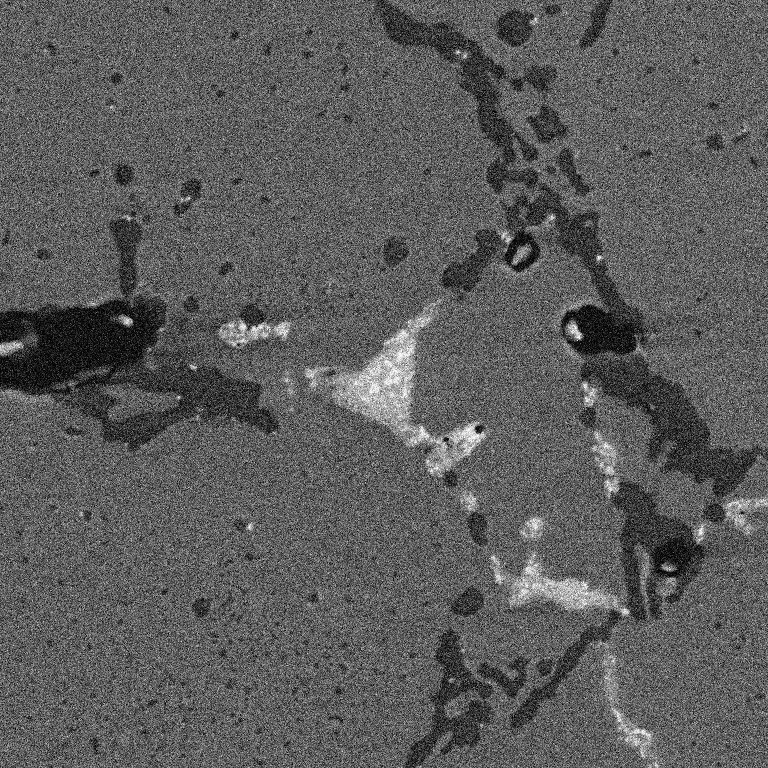
#> input picture img/im_ex_15.jpg, 768 x 768 px
$ jupyter execute aula_segmentacao_por_intesidade.ipynb   (older library calls are emulated)
#> lines starting #> are read from the running program, lines starting #| are printed output that depends on the picture; after the words box and inside, x2 and y2 are one past the last pixel; in counts of white or black regions, pixels touching at a corner belong together; long printed decimals are rounded
# Thresholding e segmentação por intensidade
## *Leonardo Sales Araujo*
### *PEMM/COPPE - Universidade Federal do Rio de Janeiro*

### A primeira parte consiste em carregar os módulos necessários

[cell 1]
#carrega os módulos necessários ao código
import cv2
import numpy as np
import matplotlib.pyplot as plt
import matplotlib.image as img

from skimage.restoration import denoise_nl_means,estimate_sigma,denoise_bilateral,denoise_wavelet,denoise_tv_chambolle
from skimage.morphology import disk

from skimage import color,img_as_float,img_as_ubyte,data,measure,filters,io,metrics,util

### Carrega-se a imagem original e a apresenta

[cell 2]
#carrega a imagem do subdiretorio "img" e a transforma em float (variando entre 0 e 1)
#essa etapa será necessária para estimar o desvio padrão do ruído
imagem = img_as_float(io.imread('img/im_ex_15.jpg'))
#> imagem: shape (768, 768) float64; min 0, max 1, mean 0.362

#mostra a figura original
plt.figure(1, figsize=(6,6),dpi=150)
plt.title('Imagem original')
plt.imshow(imagem, cmap='gray')
#plt.xlim(3600,3800)
#plt.ylim(1800,2000)
plt.minorticks_on()
#plt.grid(alpha=0.95,linestyle='-')
plt.colorbar(shrink=0.83)
plt.show()

### Primeiro deve-se estimar o desvio padrão do ruido, considerando-o Gaussiano.

https://pt.wikipedia.org/wiki/Ru%C3%ADdo_gaussiano

estimate_sigma:
https://scikit-image.org/docs/dev/api/skimage.restoration.html#skimage.restoration.estimate_sigma

[cell 3]
#estimando o desvio padrão do ruído gaussiano
sigma_est = np.mean(estimate_sigma(imagem,multichannel=False)) #se fosse ruído colorido, multichannel=True
#> sigma_est = 0.121

#mostra o valor estimado de sigma
print(f'Estimativa do desvio padrão do ruído: {round(sigma_est,(5))}')
#| Estimativa do desvio padrão do ruído: 0.1206

### Metodologias de atenunação do ruído

denoise_nl_means: https://scikit-image.org/docs/stable/api/skimage.restoration.html#skimage.restoration.denoise_nl_means

mediana: https://scikit-image.org/docs/stable/api/skimage.filters.html#skimage.filters.median

total variation: https://scikit-image.org/docs/dev/api/skimage.restoration.html#skimage.restoration.denoise_tv_chambolle

wavelet: https://scikit-image.org/docs/dev/api/skimage.restoration.html#skimage.restoration.denoise_wavelet

Bilateral: https://scikit-image.org/docs/dev/api/skimage.restoration.html#skimage.restoration.denoise_bilateral

[cell 4]
#média não local
patch_dnnm = dict(h=sigma_est, #distancia de Cut-off (níveis de cinza). Recomenda-se próximo ao valor de sigma
                patch_size=4, #região 5x5
                patch_distance=7, #área de busca 13 x 13
                fast_mode=True,
                multichannel=False)
#> patch_dnnm = {'h': 0.121, 'patch_size': 4, 'patch_distance': 7, 'fast_mode': True, 'multichannel': False}

corrigida_1 = denoise_nl_means(imagem,**patch_dnnm)
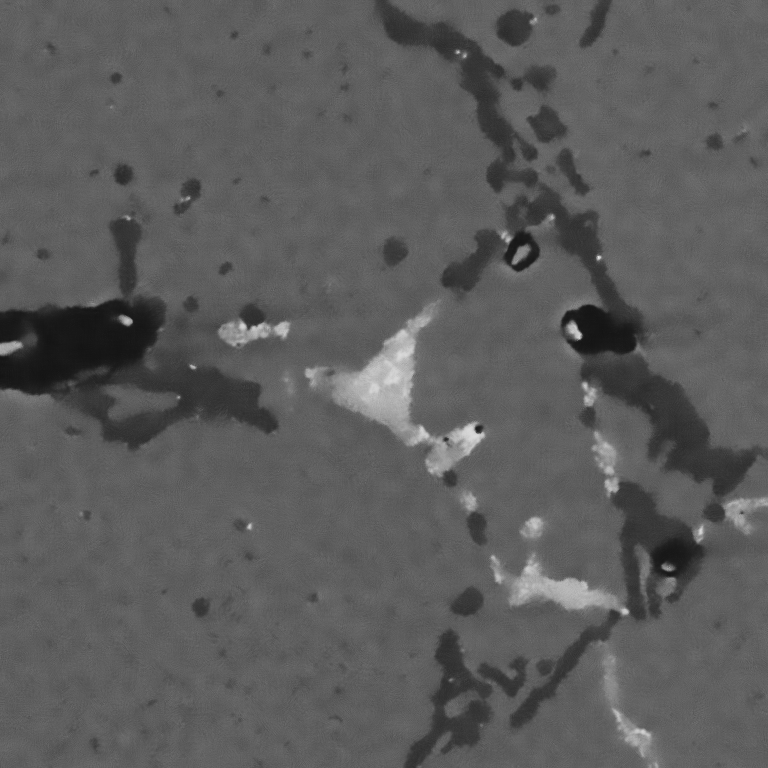
#> corrigida_1: shape (768, 768) float64; min 0.0773, max 0.904, mean 0.361

#gaussian blur
corrigida_2 = filters.gaussian(imagem,sigma=2)

#mediana
corrigida_3 = filters.median(imagem,disk(7)) #mediana com um disco de raio 7

#total variation
patch_tv = dict(weight = 0.3, #peso do filtro. Quanto maior, mais atenuação, ao custo da fidelidade
                n_iter_max = 200, #número máximo de iterações
                multichannel = False)

corrigida_4 = denoise_tv_chambolle(imagem,**patch_tv)

#wavelet
patch_wvl = dict(sigma=0.7*sigma_est,
                mode='soft', #define o tipo de denoising
                multichannel = False, rescale_sigma = True)
#> patch_wvl = {'sigma': 0.0845, 'mode': 'soft', 'multichannel': False, 'rescale_sigma': True}
corrigida_5 = denoise_wavelet(imagem,**patch_wvl)


#mostra as imagens
fig,axs=plt.subplots(3,2,figsize=(7, 10),dpi=150,sharex=True, sharey=True)
#imagem 1
axs[0,0].imshow(imagem,cmap='gray')
axs[0,0].set_title("Imagem original")
#imagem 2
axs[0,1].imshow(corrigida_1, cmap='gray')
axs[0,1].set_title("Média não local")
#imagem 3
axs[1,0].imshow(corrigida_2, cmap='gray')
axs[1,0].set_title("Gaussian Blur")
#imagem 4
axs[1,1].imshow(corrigida_3, cmap='gray')
axs[1,1].set_title("Mediana")
#imagem 5
axs[2,0].imshow(corrigida_4, cmap='gray')
axs[2,0].set_title("Total Variation")
#imagem 6
axs[2,1].imshow(corrigida_5, cmap='gray')
axs[2,1].set_title("Wavelet")

fig.tight_layout()

plt.show()

### Para o caso do histograma, primeiro será necessário transformar o arquivo de float para 8 bits. Após a escolha do melhor processo de remoção do ruído, serão apresentados os histogramas das imagens original e corrigida.

[cell 5]
#convertendo de float para 8bits
imagem_8b = img_as_ubyte(imagem)
#> imagem_8b is the input picture: shape (768, 768); min 0, max 255, mean 92.3
corrigida_1_8b = img_as_ubyte(corrigida_1)


#mostra os histogramas
fig,axs=plt.subplots(2,1,figsize=(7,6),dpi=150,sharex=True, sharey=False)
#imagem 1
axs[0].hist(imagem_8b.flat,bins=256,range=(0,255),color = 'blue')
axs[0].set_title("Histograma original")
#imagem 2
axs[1].hist(corrigida_1_8b.flat,bins=256,range=(0,255),color = 'orange')
axs[1].set_title("Média não local")

plt.xlim(-1, 257)
plt.show()
#> figure, not shown here; panel 2: tallest bar 46240 high, from x = 95.62 to 96.62

### No caso anterior, a contagem de pontos da matriz é muito superior às das outras morfologias. Portanto, é mais apropriado observar o log dos histogramas.

[cell 6]
#mostra os histogramas com escala y em log
fig,axs=plt.subplots(2,1,figsize=(7,7),dpi=150,sharex=True, sharey=False)
#imagem 1
axs[0].hist(imagem_8b.flat,bins=256,range=(0,255),color = 'blue')
axs[0].set_title("Histograma original")
axs[0].set_yscale('log')
#imagem 2
axs[1].hist(corrigida_1_8b.flat,bins=256,range=(0,255),color = 'orange')
axs[1].set_title("Média não local")
axs[1].set_yscale('log')

plt.xlim(-5, 260)
plt.show()
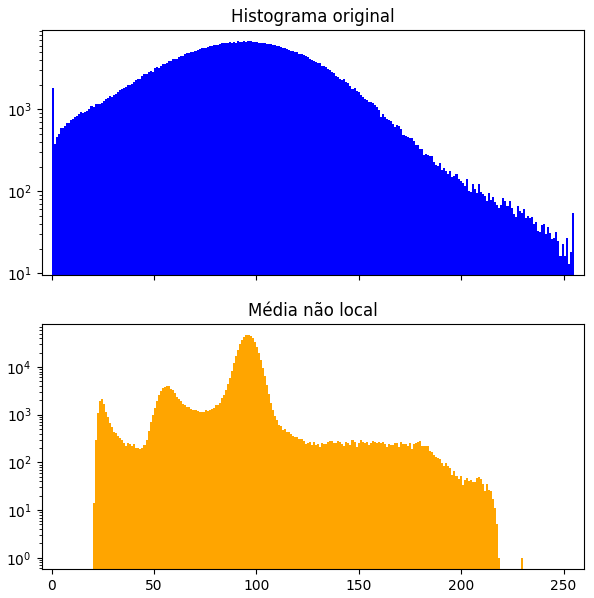
#> figure drawn by matplotlib, 2 panels; panel 2: tallest bar 46240 high, from x = 95.62 to 96.62

### Nota-se que, o caso da imagem corrigida, há regiões que não foram "ocupadas". Nesse sentido, as intensidades podem ser expandidas. Para isso vamos:

1. Determinar qual o menor valor e deslocar o histograma dessa quantidade, de forma que o mínimo se torne o novo zero.

2. Transformar proporcionalmente o histograma, de forma a que o valor máximo corresponda a 1 (ou 255 em 8 bits)

[cell 7]
#desloca os valores e corrige a curva
corrigida_1_aj1 = cv2.absdiff(corrigida_1,min(corrigida_1.flat))
corrigida_1_aj2 = cv2.divide(corrigida_1_aj1,max(corrigida_1_aj1.flat))

#transforma em 8-bits
corrigida_1_aj2_8b = img_as_ubyte(corrigida_1_aj2)

plt.figure(3, figsize=(7,7),dpi=150)
plt.title('Imagem corrigida')
plt.imshow(corrigida_1_aj2_8b, cmap='gray')
plt.minorticks_on()
plt.colorbar(shrink=0.83)

plt.figure(4, figsize=(7,4),dpi=150)
plt.hist(corrigida_1_aj2_8b.flat,bins=256,color = 'orange')
plt.title("Histograma da imagem corrigica")
plt.minorticks_on()
plt.grid(alpha=0.55,which='major',linestyle='--',color = 'black')
plt.grid(alpha=0.25,which='minor',linestyle=':',color = 'black')
plt.yscale('log')
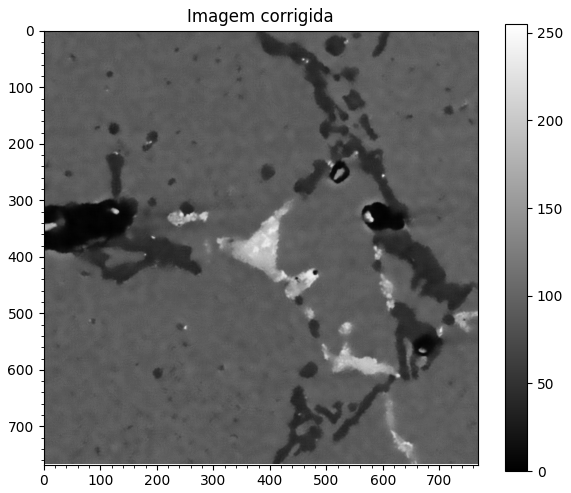
#> figure drawn by matplotlib, 2 panels
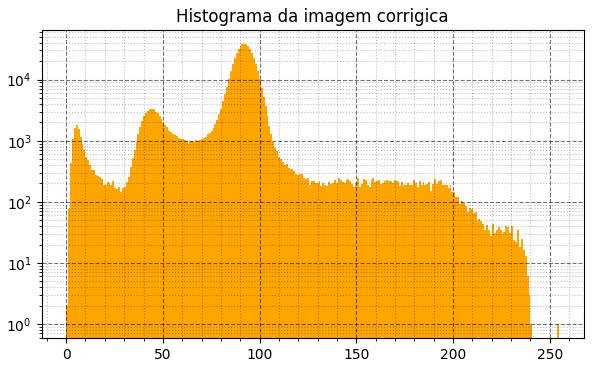
#> figure drawn by matplotlib, 1 panel; tallest bar 38281 high, from x = 91.64 to 92.64

### Plota as diferentes regiões para definir os valores de corte para segmentação

[cell 8]
#definine os segmentos e os pontos de corte baseados na análise do histograma
seg1 = (corrigida_1_aj2_8b <= 30)
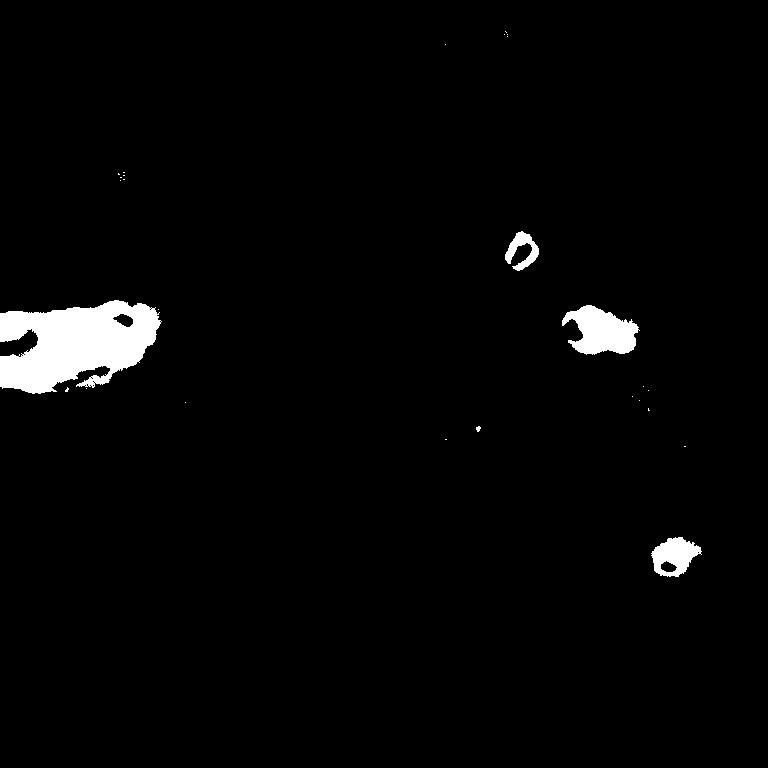
#> seg1: shape (768, 768) bool; 2.5% white; 27 white regions (22 under 20 px), largest, box (x1, y1, x2, y2) and area: (0, 300, 162, 394) 10216, (562, 305, 640, 355) 2456, (651, 537, 702, 577) 1232, (505, 231, 539, 271) 617, (476, 426, 481, 432) 21
seg2 = (corrigida_1_aj2_8b >30) & (corrigida_1_aj2_8b <=65)
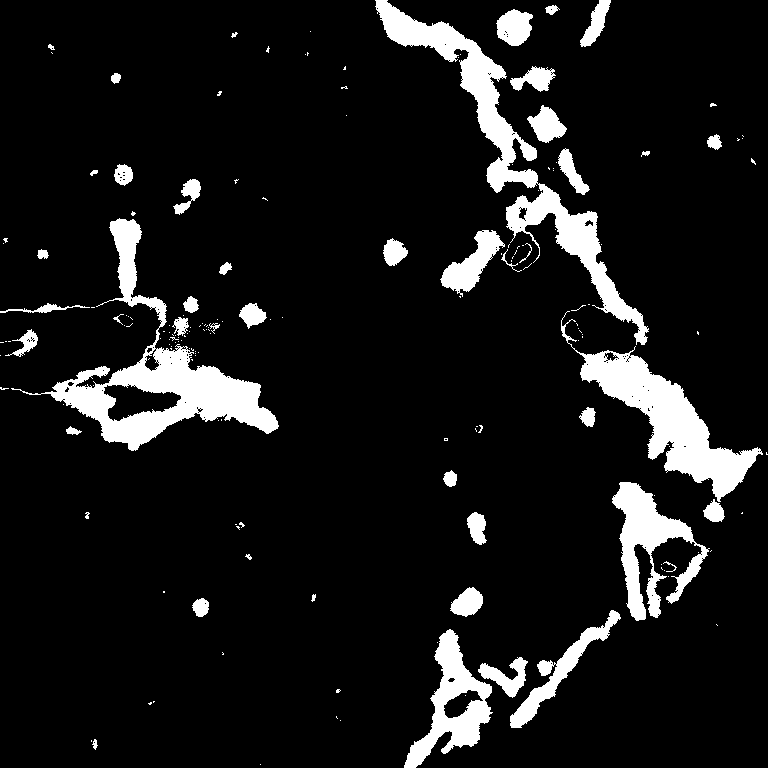
#> seg2: shape (768, 768) bool; 9.7% white; 178 white regions (132 under 20 px), largest, box (x1, y1, x2, y2) and area: (11, 218, 279, 451) 12239, (375, 0, 649, 345) 11481, (561, 311, 763, 502) 9020
seg3 = (corrigida_1_aj2_8b >65) & (corrigida_1_aj2_8b <=120)
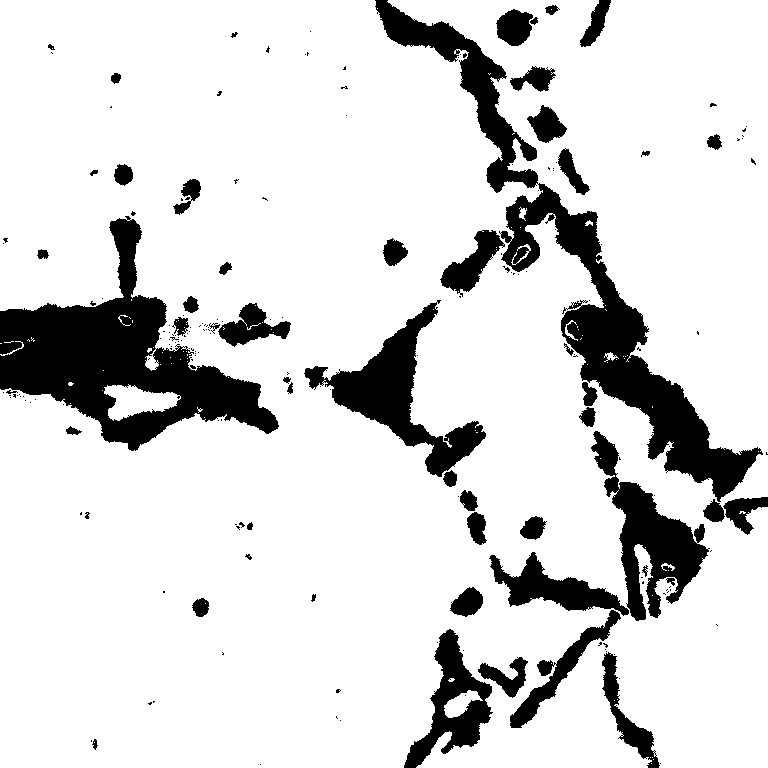
#> seg3: shape (768, 768) bool; 84.7% white; 200 black regions (146 under 20 px), largest, box (x1, y1, x2, y2) and area: (375, 0, 763, 502) 24259, (0, 216, 279, 451) 23421, (304, 300, 486, 477) 8404
seg4 = (corrigida_1_aj2_8b >120) & (corrigida_1_aj2_8b <=205)
#> seg4: shape (768, 768) bool; 2.9% white; 85 white regions (59 under 20 px), largest, box (x1, y1, x2, y2) and area: (304, 300, 486, 477) 7157, (489, 552, 629, 616) 3311, (602, 652, 660, 768) 1683
seg5 = (corrigida_1_aj2_8b >205)
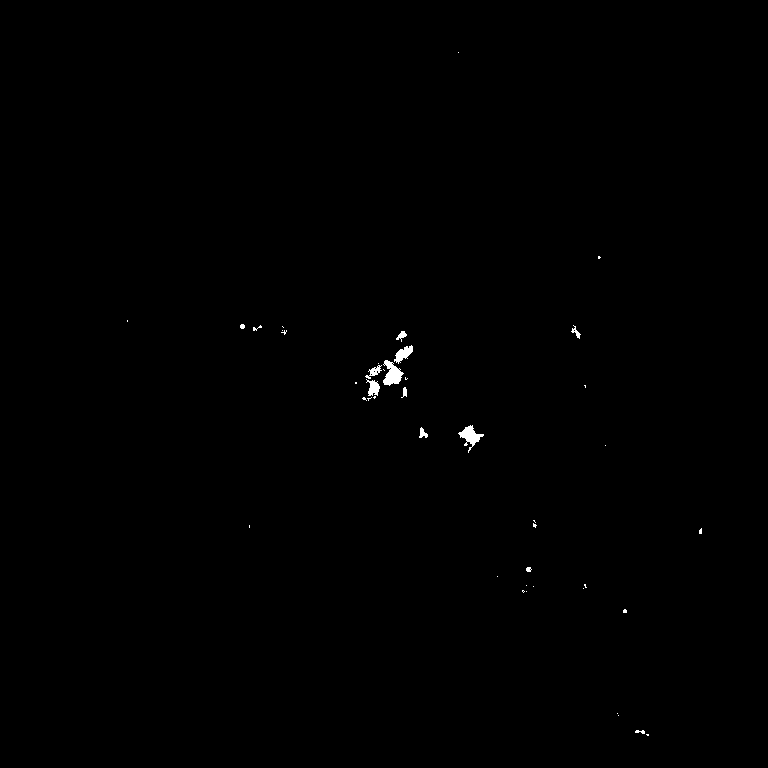
#> seg5: shape (768, 768) bool; 0.24% white; 43 white regions (30 under 20 px), largest, box (x1, y1, x2, y2) and area: (383, 360, 404, 386) 311, (458, 425, 484, 453) 274, (394, 345, 413, 364) 181

#determina a quantidade de pontos para cada região e sua proporção
num_px_im = len(corrigida_1_aj2_8b[0])*len(corrigida_1_aj2_8b[1])
#> num_px_im = 589824

fr_1 = np.sum(seg1)/num_px_im
#> fr_1 = 0.0247
fr_2 = np.sum(seg2)/num_px_im
#> fr_2 = 0.0967
fr_3 = np.sum(seg3)/num_px_im
#> fr_3 = 0.847
fr_4 = np.sum(seg4)/num_px_im
#> fr_4 = 0.0292
fr_5 = np.sum(seg5)/num_px_im
#> fr_5 = 0.00242

#cria uma imagem do mesmo tamanho da imagem corrigida e com valores zero
mascara = np.zeros((corrigida_1_aj2_8b.shape[0],corrigida_1_aj2_8b.shape[1],3))

#define as cores das mascaras
mascara[seg1]=(1,0,0)
mascara[seg2]=(0,1,0)
mascara[seg3]=(0,0,1)
mascara[seg4]=(1,1,0)
mascara[seg5]=(1,0,1)

#mostra os histogramas com escala y em log
fig,axs=plt.subplots(3,2,figsize=(8,12),dpi=150,sharex=True, sharey=False)
#imagem 1
axs[0,0].imshow(corrigida_1_aj2_8b, cmap='gray')
axs[0,0].set_title("Imagem original")
#imagem 2
axs[0,1].imshow(mascara)
axs[0,1].set_title("Segmentada")
#imagem 3
axs[1,0].imshow(seg1,cmap='gray')
axs[1,0].set_title("Vazios de fluência")
axs[1,0].text(30, 60, f'Fração: {round(fr_1,4)}',color='white', bbox={'facecolor': 'yellow', 'alpha': 0.5, 'pad': 5})
#imagem 4
axs[1,1].imshow(seg2,cmap='gray')
axs[1,1].set_title("M23C6 ou M7C3")
axs[1,1].text(30, 60, f'Fração: {round(fr_2,4)}',color='white', bbox={'facecolor': 'yellow', 'alpha': 0.5, 'pad': 5})
#imagem 5
axs[2,0].imshow(seg4,cmap='gray')
axs[2,0].set_title("Fase G")
axs[2,0].text(30, 60, f'Fração: {round(fr_4,4)}',color='white', bbox={'facecolor': 'yellow', 'alpha': 0.5, 'pad': 5})
#imagem 6
axs[2,1].imshow(seg5,cmap='gray')
axs[2,1].set_title("MC")
axs[2,1].text(30, 60, f'Fração: {round(fr_5,4)}',color='white', bbox={'facecolor': 'yellow', 'alpha': 0.5, 'pad': 5})

plt.show()
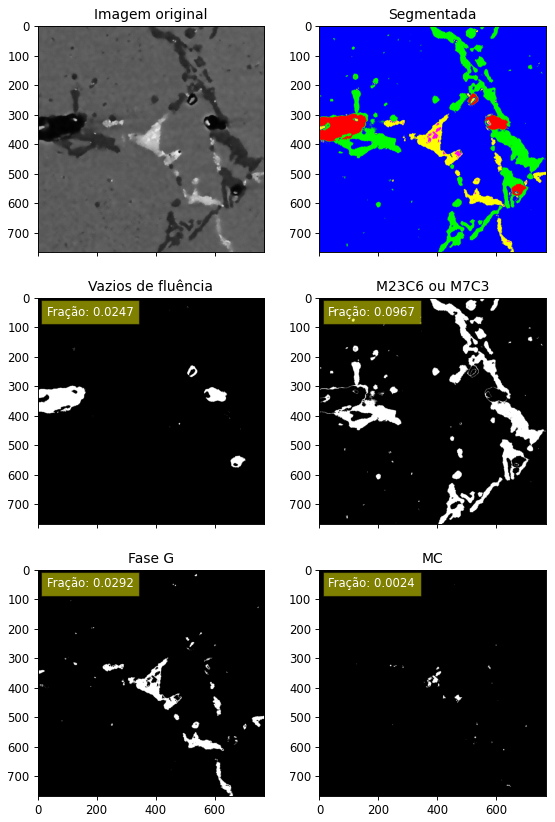
#> figure drawn by matplotlib, 6 panels
